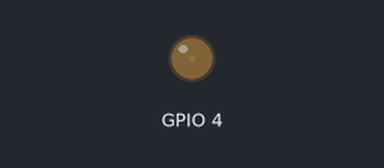
The sketch below on a simulated ESP32. Shown: output pins drawn as LEDs (lit = HIGH).

Above: at 0.05 s.
At 1.15 s:
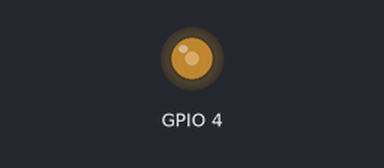
At 2.3 s:
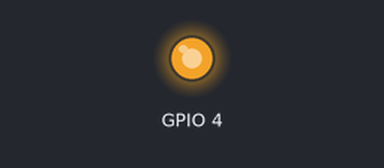
At 4.6 s:
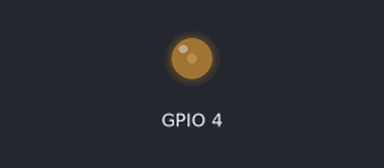
Timing chart, 0 to 6.6 s (numbered marks = the images above):
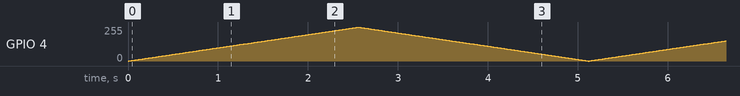

The sketch:

reference.ino
```cpp
int duty = 0;
int step = 1;
unsigned long steppedAt = 0;

void setup() {
  ledcAttach(4, 5000, 8);
}

void loop() {
  unsigned long now = millis();
  if (now - steppedAt < 10) return;
  steppedAt = now;
  duty += step;
  if (duty <= 0 || duty >= 255) step = -step;
  ledcWrite(4, duty);
}
```
